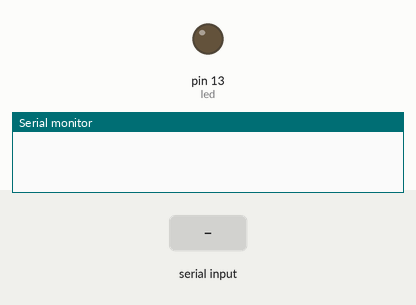
Simulated run of this sketch. Board: Arduino Uno, built with avr-gcc and run on an emulated ATmega328P. On the bench: output pins drawn as LEDs (lit = HIGH), the last lines printed to the serial monitor. The inputs (shaded band) are chosen by the test bench.

Above: at 1.2 s.
1.3 s: "a" received over Serial
At 2.5 s:
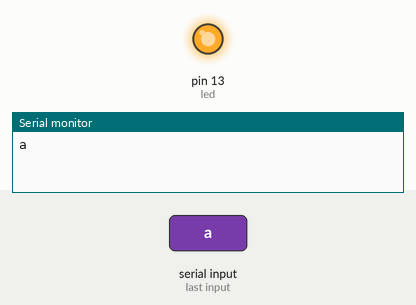
2.8 s: "b" received over Serial
At 3.7 s:
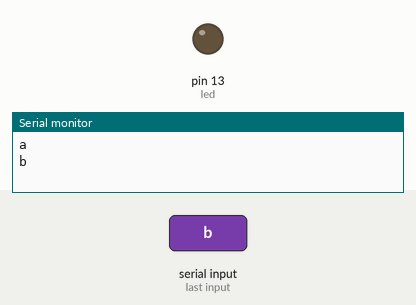
Timing chart, 0 to 5.8 s (numbered marks = the images above; inputs shaded):
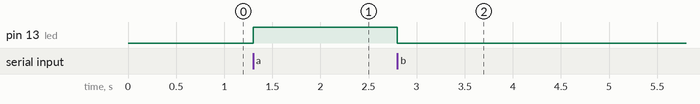

The sketch:

Bluetooth_HC-05.ino
```cpp
#define led 13
String inputString="";

void setup() {
  // put your setup code here, to run once:
  Serial.begin(9600);
  pinMode(led, OUTPUT);
}

void loop() {
  // put your main code here, to run repeatedly:

  if(Serial.available()){
    while(Serial.available()){
        char inChar = (char)Serial.read(); //read the input
        inputString += inChar;        //make a string of the characters coming on serial
     }
    Serial.println(inputString);
    if(inputString == "a"){         //in case of 'a' turn the LED on
      digitalWrite(led, HIGH);
    }else if(inputString == "b"){   //incase of 'b' turn the LED off
      digitalWrite(led, LOW);
    }
    inputString = "";
   }
}

void LEDOn()
{
  digitalWrite(led, HIGH);
}

void LEDOff()
{
  digitalWrite(led, LOW);
}
```

Measured:
- after the input at 1.3 s, pin 13 (led): LOW → HIGH at once
- after the input at 2.8 s, pin 13 (led): HIGH → LOW at once
